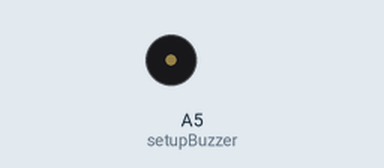
Simulated run of this sketch. Board: Arduino Uno, built with avr-gcc and run on an emulated ATmega328P. On the bench: buzzer (waves = sounding, pin HIGH). What the sketch prints to the serial monitor is not drawn.

Above: at 0.5 s.
Timing chart, 0 to 3.0 s (numbered marks = the images above):
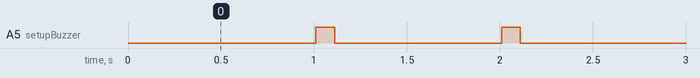

The sketch:

buzzer_test.ino
```cpp
float hangSeconds = 0; // number of seconds person holds on bar

unsigned long startTime;
unsigned long endTime;

enum states {
  standby, //implement later. have lights off. maybe low power mode.
  ready,
  counting,
  done
};

states state = counting;


void setup() {

  Serial.begin(115200);

  startTime = millis();

  setupBuzzer();

}

void loop() {

  updateBuzzer();

  endTime = millis();
  hangSeconds = endTime - startTime;
  hangSeconds = hangSeconds/1000;


  delay(10);

} // end loop()
```

Buzzer.ino
```cpp
// --- Test Version ---

// piezo buzzer connected to pin 3. has internal oscillator so only need to connect to power to make sound.
// consider replacing this tab with a buzzer class

//int buzzerPin = 3;
int buzzLength = 100; // milliseconds to leave buzzer on
boolean buzzRequest = false;
boolean newSecond = false; // start buzzing after first full second
unsigned long buzzStart;

int currentSecond = 0;

void setupBuzzer (){
  pinMode(A5, OUTPUT);
}

void buzzerOn(){
  digitalWrite(A5, HIGH);
}

void buzzerOff(){
  digitalWrite(A5, LOW);
}

void buzz(){ // change later to accept int value for number of buzzes and maybe duration
  buzzRequest = true; // this routine may be unnecessary. may handle all buzz related decisions in this tab. only updateBuzzer() needed in main loop.
}

void checkNewSecond(){
  if (newSecond == true){

    //newSecond = false;
  }
  if (millis()/1000 > currentSecond) {
    currentSecond++;
    newSecond = true;
    Serial.println(currentSecond);
  }

} // end checkNewSound()


void updateBuzzer(){
  if (state != counting) {
    return;
  }

  checkNewSecond();
  // checkNewRecord();

  if (newSecond == true) {
    buzzRequest = true;
    newSecond = false;
  }

  if (buzzRequest == true){
    buzzRequest = false;
    buzzerOn();
    buzzStart = millis();
  }

  if (millis() - buzzStart >= buzzLength) { // no harm in turning buzzer off even if it's on
    buzzerOff();
  }

} // end updateBuzzer()
```

Measured:
- by itself, A5 (setupBuzzer): alternates HIGH for 0.10 s and LOW for 0.90 s
